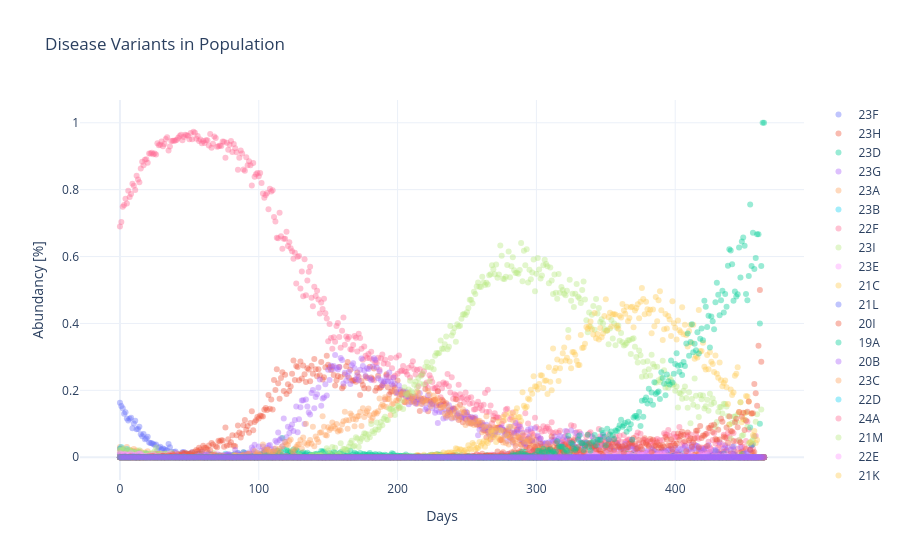

The notebook cell this image was saved under:
### Code cell
plot_viral_composition_dual(data['counts'], var_names=data['variant_names'], y_range = (1e-5, 2))
plot_viral_composition_interactive(data['counts'], var_names=data['variant_names'], logscale = False)

### Figure 1 — Plotly figure (JSON) as saved in the notebook; plotly's stock layout.template omitted (floating-point values rounded to 4 significant figures; data arrays with more than 128 entries replaced by an {"elided": "..."} marker saying what was removed)
{"data": [{"hovertemplate": "Variant: 23F<br>Day: %{x}<br>Abundance: %{y:.2%}<extra></extra>", "marker": {"color": "#636EFA", "opacity": 0.4, "size": 6}, "mode": "markers", "name": "23F", "type": "scatter", "x": {"elided": "465 int values"}, "y": {"elided": "465 float values"}}, {"hovertemplate": "Variant: 23H<br>Day: %{x}<br>Abundance: %{y:.2%}<extra></extra>", "marker": {"color": "#EF553B", "opacity": 0.4, "size": 6}, "mode": "markers", "name": "23H", "type": "scatter", "x": {"elided": "465 int values"}, "y": {"elided": "465 float values"}}, {"hovertemplate": "Variant: 23D<br>Day: %{x}<br>Abundance: %{y:.2%}<extra></extra>", "marker": {"color": "#00CC96", "opacity": 0.4, "size": 6}, "mode": "markers", "name": "23D", "type": "scatter", "x": {"elided": "465 int values"}, "y": {"elided": "465 float values"}}, {"hovertemplate": "Variant: 23G<br>Day: %{x}<br>Abundance: %{y:.2%}<extra></extra>", "marker": {"color": "#AB63FA", "opacity": 0.4, "size": 6}, "mode": "markers", "name": "23G", "type": "scatter", "x": {"elided": "465 int values"}, "y": {"elided": "465 float values"}}, {"hovertemplate": "Variant: 23A<br>Day: %{x}<br>Abundance: %{y:.2%}<extra></extra>", "marker": {"color": "#FFA15A", "opacity": 0.4, "size": 6}, "mode": "markers", "name": "23A", "type": "scatter", "x": {"elided": "465 int values"}, "y": {"elided": "465 float values"}}, {"hovertemplate": "Variant: 23B<br>Day: %{x}<br>Abundance: %{y:.2%}<extra></extra>", "marker": {"color": "#19D3F3", "opacity": 0.4, "size": 6}, "mode": "markers", "name": "23B", "type": "scatter", "x": {"elided": "465 int values"}, "y": {"elided": "465 float values"}}, {"hovertemplate": "Variant: 22F<br>Day: %{x}<br>Abundance: %{y:.2%}<extra></extra>", "marker": {"color": "#FF6692", "opacity": 0.4, "size": 6}, "mode": "markers", "name": "22F", "type": "scatter", "x": {"elided": "465 int values"}, "y": {"elided": "465 float values"}}, {"hovertemplate": "Variant: 23I<br>Day: %{x}<br>Abundance: %{y:.2%}<extra></extra>", "marker": {"color": "#B6E880", "opacity": 0.4, "size": 6}, "mode": "markers", "name": "23I", "type": "scatter", "x": {"elided": "465 int values"}, "y": {"elided": "465 float values"}}, {"hovertemplate": "Variant: 23E<br>Day: %{x}<br>Abundance: %{y:.2%}<extra></extra>", "marker": {"color": "#FF97FF", "opacity": 0.4, "size": 6}, "mode": "markers", "name": "23E", "type": "scatter", "x": {"elided": "465 int values"}, "y": {"elided": "465 float values"}}, {"hovertemplate": "Variant: 21C<br>Day: %{x}<br>Abundance: %{y:.2%}<extra></extra>", "marker": {"color": "#FECB52", "opacity": 0.4, "size": 6}, "mode": "markers", "name": "21C", "type": "scatter", "x": {"elided": "465 int values"}, "y": {"elided": "465 float values"}}, {"hovertemplate": "Variant: 21L<br>Day: %{x}<br>Abundance: %{y:.2%}<extra></extra>", "marker": {"color": "#636EFA", "opacity": 0.4, "size": 6}, "mode": "markers", "name": "21L", "type": "scatter", "x": {"elided": "465 int values"}, "y": {"elided": "465 float values"}}, {"hovertemplate": "Variant: 20I<br>Day: %{x}<br>Abundance: %{y:.2%}<extra></extra>", "marker": {"color": "#EF553B", "opacity": 0.4, "size": 6}, "mode": "markers", "name": "20I", "type": "scatter", "x": {"elided": "465 int values"}, "y": {"elided": "465 float values"}}, {"hovertemplate": "Variant: 19A<br>Day: %{x}<br>Abundance: %{y:.2%}<extra></extra>", "marker": {"color": "#00CC96", "opacity": 0.4, "size": 6}, "mode": "markers", "name": "19A", "type": "scatter", "x": {"elided": "465 int values"}, "y": {"elided": "465 float values"}}, {"hovertemplate": "Variant: 20B<br>Day: %{x}<br>Abundance: %{y:.2%}<extra></extra>", "marker": {"color": "#AB63FA", "opacity": 0.4, "size": 6}, "mode": "markers", "name": "20B", "type": "scatter", "x": {"elided": "465 int values"}, "y": {"elided": "465 float values"}}, {"hovertemplate": "Variant: 23C<br>Day: %{x}<br>Abundance: %{y:.2%}<extra></extra>", "marker": {"color": "#FFA15A", "opacity": 0.4, "size": 6}, "mode": "markers", "name": "23C", "type": "scatter", "x": {"elided": "465 int values"}, "y": {"elided": "465 float values"}}, {"hovertemplate": "Variant: 22D<br>Day: %{x}<br>Abundance: %{y:.2%}<extra></extra>", "marker": {"color": "#19D3F3", "opacity": 0.4, "size": 6}, "mode": "markers", "name": "22D", "type": "scatter", "x": {"elided": "465 int values"}, "y": {"elided": "465 float values"}}, {"hovertemplate": "Variant: 24A<br>Day: %{x}<br>Abundance: %{y:.2%}<extra></extra>", "marker": {"color": "#FF6692", "opacity": 0.4, "size": 6}, "mode": "markers", "name": "24A", "type": "scatter", "x": {"elided": "465 int values"}, "y": {"elided": "465 float values"}}, {"hovertemplate": "Variant: 21M<br>Day: %{x}<br>Abundance: %{y:.2%}<extra></extra>", "marker": {"color": "#B6E880", "opacity": 0.4, "size": 6}, "mode": "markers", "name": "21M", "type": "scatter", "x": {"elided": "465 int values"}, "y": {"elided": "465 float values"}}, {"hovertemplate": "Variant: 22E<br>Day: %{x}<br>Abundance: %{y:.2%}<extra></extra>", "marker": {"color": "#FF97FF", "opacity": 0.4, "size": 6}, "mode": "markers", "name": "22E", "type": "scatter", "x": {"elided": "465 int values"}, "y": {"elided": "465 float values"}}, {"hovertemplate": "Variant: 21K<br>Day: %{x}<br>Abundance: %{y:.2%}<extra></extra>", "marker": {"color": "#FECB52", "opacity": 0.4, "size": 6}, "mode": "markers", "name": "21K", "type": "scatter", "x": {"elided": "465 int values"}, "y": {"elided": "465 float values"}}, {"hovertemplate": "Variant: 22B<br>Day: %{x}<br>Abundance: %{y:.2%}<extra></extra>", "marker": {"color": "#636EFA", "opacity": 0.4, "size": 6}, "mode": "markers", "name": "22B", "type": "scatter", "x": {"elided": "465 int values"}, "y": {"elided": "465 float values"}}, {"hovertemplate": "Variant: 24B<br>Day: %{x}<br>Abundance: %{y:.2%}<extra></extra>", "marker": {"color": "#EF553B", "opacity": 0.4, "size": 6}, "mode": "markers", "name": "24B", "type": "scatter", "x": {"elided": "465 int values"}, "y": {"elided": "465 float values"}}, {"hovertemplate": "Variant: 24D<br>Day: %{x}<br>Abundance: %{y:.2%}<extra></extra>", "marker": {"color": "#00CC96", "opacity": 0.4, "size": 6}, "mode": "markers", "name": "24D", "type": "scatter", "x": {"elided": "465 int values"}, "y": {"elided": "465 float values"}}, {"hovertemplate": "Variant: 24C<br>Day: %{x}<br>Abundance: %{y:.2%}<extra></extra>", "marker": {"color": "#AB63FA", "opacity": 0.4, "size": 6}, "mode": "markers", "name": "24C", "type": "scatter", "x": {"elided": "465 int values"}, "y": {"elided": "465 float values"}}, {"hovertemplate": "Variant: 24G<br>Day: %{x}<br>Abundance: %{y:.2%}<extra></extra>", "marker": {"color": "#FFA15A", "opacity": 0.4, "size": 6}, "mode": "markers", "name": "24G", "type": "scatter", "x": {"elided": "465 int values"}, "y": {"elided": "465 float values"}}, {"hovertemplate": "Variant: 22A<br>Day: %{x}<br>Abundance: %{y:.2%}<extra></extra>", "marker": {"color": "#19D3F3", "opacity": 0.4, "size": 6}, "mode": "markers", "name": "22A", "type": "scatter", "x": {"elided": "465 int values"}, "y": {"elided": "465 float values"}}, {"hovertemplate": "Variant: 22C<br>Day: %{x}<br>Abundance: %{y:.2%}<extra></extra>", "marker": {"color": "#FF6692", "opacity": 0.4, "size": 6}, "mode": "markers", "name": "22C", "type": "scatter", "x": {"elided": "465 int values"}, "y": {"elided": "465 float values"}}, {"hovertemplate": "Variant: 24E<br>Day: %{x}<br>Abundance: %{y:.2%}<extra></extra>", "marker": {"color": "#B6E880", "opacity": 0.4, "size": 6}, "mode": "markers", "name": "24E", "type": "scatter", "x": {"elided": "465 int values"}, "y": {"elided": "465 float values"}}, {"hovertemplate": "Variant: 24I<br>Day: %{x}<br>Abundance: %{y:.2%}<extra></extra>", "marker": {"color": "#FF97FF", "opacity": 0.4, "size": 6}, "mode": "markers", "name": "24I", "type": "scatter", "x": {"elided": "465 int values"}, "y": {"elided": "465 float values"}}, {"hovertemplate": "Variant: 24F<br>Day: %{x}<br>Abundance: %{y:.2%}<extra></extra>", "marker": {"color": "#FECB52", "opacity": 0.4, "size": 6}, "mode": "markers", "name": "24F", "type": "scatter", "x": {"elided": "465 int values"}, "y": {"elided": "465 float values"}}, {"hovertemplate": "Variant: 21I<br>Day: %{x}<br>Abundance: %{y:.2%}<extra></extra>", "marker": {"color": "#636EFA", "opacity": 0.4, "size": 6}, "mode": "markers", "name": "21I", "type": "scatter", "x": {"elided": "465 int values"}, "y": {"elided": "465 float values"}}, {"hovertemplate": "Variant: 24H<br>Day: %{x}<br>Abundance: %{y:.2%}<extra></extra>", "marker": {"color": "#EF553B", "opacity": 0.4, "size": 6}, "mode": "markers", "name": "24H", "type": "scatter", "x": {"elided": "465 int values"}, "y": {"elided": "465 float values"}}, {"hovertemplate": "Variant: 25A<br>Day: %{x}<br>Abundance: %{y:.2%}<extra></extra>", "marker": {"color": "#00CC96", "opacity": 0.4, "size": 6}, "mode": "markers", "name": "25A", "type": "scatter", "x": {"elided": "465 int values"}, "y": {"elided": "465 float values"}}, {"hovertemplate": "Variant: 20J<br>Day: %{x}<br>Abundance: %{y:.2%}<extra></extra>", "marker": {"color": "#AB63FA", "opacity": 0.4, "size": 6}, "mode": "markers", "name": "20J", "type": "scatter", "x": {"elided": "465 int values"}, "y": {"elided": "465 float values"}}], "layout": {"hovermode": "closest", "title": {"text": "Disease Variants in Population"}, "xaxis": {"title": {"text": "Days"}}, "yaxis": {"title": {"text": "Abundancy [%]"}, "type": "linear"}}}
